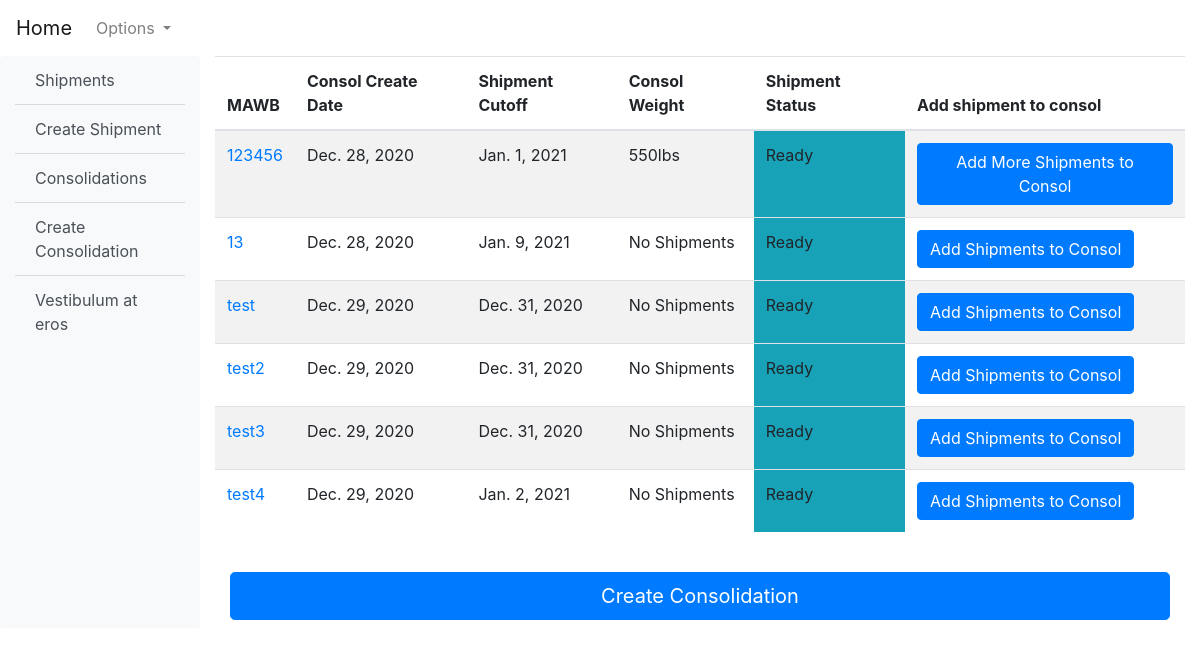
The app's page /shipments/consolidations/ (signed in), older data.
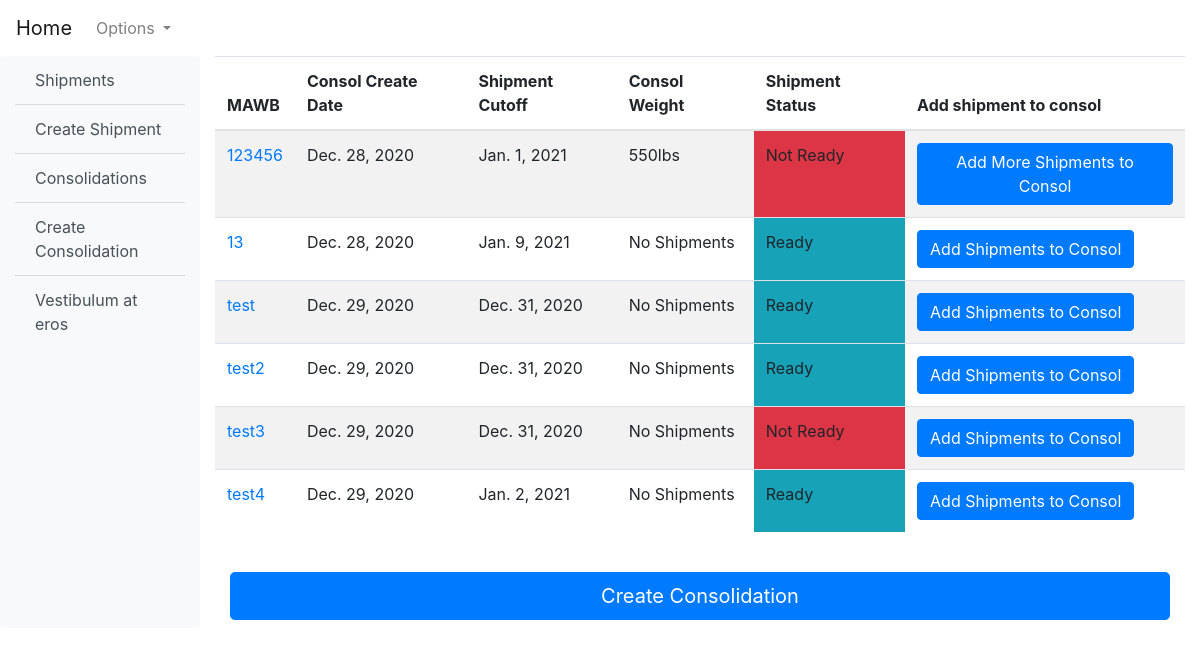
The same page, newer data.
### shipments/models.py (models this page shows, shortened)
class Consols(models.Model):
    create_date = models.DateField(auto_now_add=True)
    mawb = models.CharField(max_length=13, primary_key=True)
    cutoff = models.DateField()
    destination = models.CharField(max_length=4)
    shipment_status = models.BooleanField(default=False)
    class Meta:
        verbose_name = "Consol"
    def get_absolute_url(self):
        return reverse("shipments:consol_detail", args=[self.mawb])
    def consol_weight(self):
        total_weight = self.mawbs.all().aggregate(models.Sum("gross_weight"))
        if total_weight["gross_weight__sum"]:
            return total_weight["gross_weight__sum"]
        else:
            return 0

### shipments/views.py (the view)
class Consolidation(LoginRequiredMixin, ListView):
    model = Consols
    template_name = "shipments/consolidation_list.html"
    login_url = "account_login"
    context_object_name = "consols"
    success_url = reverse_lazy("shipments:consolidation_list")

### templates/shipments/consolidation_list.html (shortened to what this page needs)
{% extends '_base.html' %}
{% block content %}
<table class="table table-striped">
    <thead>
        <tr>
            <th scope="col">MAWB</th>
            <th scope="col">Consol Create Date</th>
            <th scope="col">Shipment Cutoff</th>
            <th scope="col">Consol Weight</th>
            <th scope="col">Shipment Status</th>
            <th scope="col">Add shipment to consol</th>
        </tr>
    </thead>
    <tbody>
        {% for consol in consols %}
        <tr>
            <td scope="col"><a href="{{ consol.get_absolute_url }}">{{ consol.mawb }}</a></td>
            <td scope="col">{{ consol.create_date }}</td>
            <td scope="col">{{ consol.cutoff }}</td>
            {% if consol.consol_weight %}
            <td scope="col">{{ consol.consol_weight }}lbs</td>
            {% else %}
            <td scope="col">No Shipments</td>
            {% endif %}
            {% if consol.shipment_status %}
            <td scope="col" class="bg-info">Ready</td>
            {% else %}
            <td scope="col" class="bg-danger">Not Ready</td>
            {% endif %}
            {% if consol.mawbs.all %}
            <td><a href="{% url 'shipments:add_shipments' consol.pk %}" class="btn btn-primary">Add More Shipments to
                    Consol</a></td>
            {% else %}
            <td><a href="{% url 'shipments:add_shipments' consol.pk %}" class="btn btn-primary">Add Shipments to
                    Consol</a></td>
            {% endif %}
        </tr>
        {% endfor %}
    </tbody>
</table>
<br>
<div class="container">
    <h2><a href="{% url 'shipments:create_consol' %}" class="btn btn-primary btn-lg btn-block">Create Consolidation</a>
    </h2>
</div>
{% endblock content %}

Row changes from the older to the newer data that the page shows:
changed Consols "Jan. 1, 2021": shipment_status "Ready" → "Not Ready"
changed Consols "test3": shipment_status "Ready" → "Not Ready"
